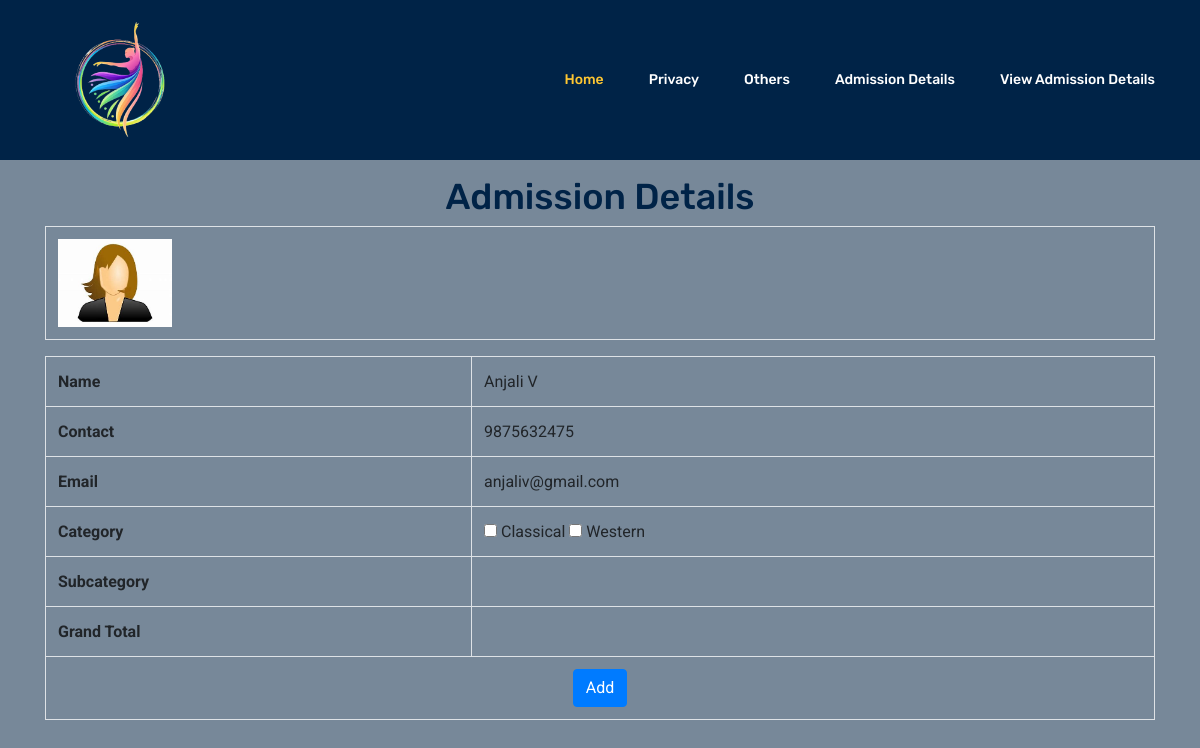
The app's page /Project/Student/AdmissionDetails.php (signed in) with its own data.
### tables this page shows
CREATE TABLE `tbl_studentregistration` (
  `student_id` int(11) NOT NULL auto_increment,
  `student_name` varchar(50) NOT NULL,
  `student_contact` varchar(50) NOT NULL,
  `student_email` varchar(50) NOT NULL,
  `student_password` varchar(50) NOT NULL,
  `student_photo` varchar(50) NOT NULL,
  PRIMARY KEY  (`student_id`)
);

CREATE TABLE `tbl_category` (
  `category_id` int(11) NOT NULL auto_increment,
  `category_name` varchar(50) NOT NULL,
  PRIMARY KEY  (`category_id`)
);

### Project/Student/AdmissionDetails.php (the view, shortened to what this page needs)
<!DOCTYPE html PUBLIC "-//W3C//DTD XHTML 1.0 Transitional//EN" "http://www.w3.org/TR/xhtml1/DTD/xhtml1-transitional.dtd">
<html xmlns="http://www.w3.org/1999/xhtml">
<head>
<link rel="stylesheet" href="https://maxcdn.bootstrapcdn.com/bootstrap/4.5.2/css/bootstrap.min.css">
</head>
<body style="background-color:lightslategray;color: black;">
<body>
<?php
include("Head.php");
$sel="select * from tbl_studentregistration where student_id='".$_SESSION["student_id"]."'";
$data=mysql_query($sel);
$row=mysql_fetch_array($data);
?>
<br><br><br><br><br><br><br>
<div class="container">
  <center><h1>Admission Details</h1></center>
    <form id="form3" name="form3" method="post" action="">
      <table class="table table-bordered" align="center" cellpadding="10">
        <tr>
          <th>
            <img src="../Assets/Files/User/<?php echo $row["student_photo"] ?>" alt="imagepro" width="114" height="88" />
          </th>
        </tr>
      </table>
      <table class="table table-bordered" align="center" cellpadding="10">
        <tr>
          <th>Name</th>
          <td>
            <?php echo $row["student_name"] ?>
          </td>
        </tr>
        <tr>
          <th>Contact</th>
          <td>
            <?php echo $row["student_contact"] ?>
          </td>
        </tr>
        <tr>
          <th>Email</th>
          <td>
            <?php echo $row["student_email"] ?>
          </td>
        </tr>
        <tr>
          <th>Category</th>
          <td>
            <?php
            $sel = "select * from tbl_category";
            $data = mysql_query($sel);
            while ($row = mysql_fetch_array($data)) {
            ?>
              <input type="checkbox" name="cate[]" id="cate" class="cate" value="<?php echo $row["category_id"] ?>" onclick="getSub()" />
              <?php echo $row["category_name"] ?>
            <?php
            }
            ?>
          </td>
        </tr>
        <tr>
          <th>Subcategory</th>
          <td id="subcat">
          </td>
        </tr>
        <tr>
          <th>Grand Total</th>
          <td id="total">
          </td>
        </tr>
        <tr>
          <td colspan="2" align="center"><input type="submit" class="btn btn-primary" name="btnsave" value="Add" /></td>
        </tr>
      </table>
    </form>
  </div></body>
</html>
<br><br><br><br><br><br><br><br>

### records on screen
tbl_studentregistration: student_photo (picture), student_name "Anjali V", student_contact "9875632475", student_email "anjaliv@gmail.com"
tbl_category: category_name "Classical"
tbl_category: category_name "Western"
